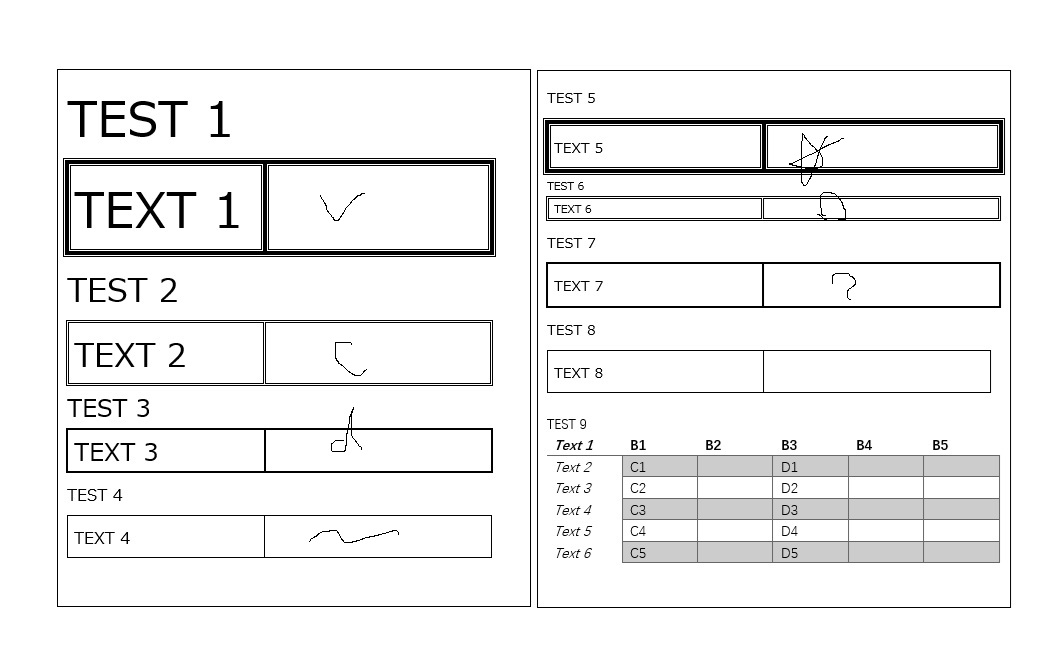
#> input picture ytla_plan/features/llm_solver/modules/azure_document_intelligence/test2_a.jpg, 1047 x 672 px
$ python image_processing_demo.py
#> lines starting #> are read from the running program, lines starting #| are printed output that depends on the picture; after the words box and inside, x2 and y2 are one past the last pixel; in counts of white or black regions, pixels touching at a corner belong together
import cv2
import numpy as np


def read_image(
        path
):
    """
    读取图片文件

    作用:
        通过 OpenCV 的 imread 函数从磁盘加载图片。

    参数:
        path - 图片文件的完整路径或相对路径。

    返回:
        img - OpenCV 图像对象（numpy.ndarray），形状为 (H, W, 3)，
              通道顺序为 BGR。

    说明:
        OpenCV 默认以 BGR 色彩空间读取图片，这与常见的 RGB 顺序不同。
        如果文件不存在、路径错误或文件格式不支持，imread 会返回 None。
        本函数通过检查返回值为 None 来捕获读取失败的情况，并抛出异常，
        避免后续处理在空数据上运行导致难以追踪的错误。
    """
#> called with path = './test2_a.jpg'
    img = cv2.imread(path)
#> img is the input picture: shape (672, 1047, 3); min 0, max 255, mean 239.9

    if img is None:
        raise FileNotFoundError(
            f"无法读取图片: {path}"
        )

    return img


def save_image(
        img,
        path
):
    """
    保存图片文件

    作用:
        通过 OpenCV 的 imwrite 函数将图像数据写入磁盘文件。

    参数:
        img  - 要保存的图像数据（numpy.ndarray）。
        path - 保存路径。文件扩展名决定输出格式，
               如 .jpg、.png、.bmp 等。

    说明:
        imwrite 根据 path 的后缀名自动选择编码器。
        保存 JPG 时可通过 cv2.IMWRITE_JPEG_QUALITY 参数控制质量，
        保存 PNG 时可通过 cv2.IMWRITE_PNG_COMPRESSION 控制压缩级别。
    """
    cv2.imwrite(
        path,
        img
    )


def denoise(
        img,
        method="gaussian",
        strength=20
):
    """
    图片降噪处理

    作用:
        对输入图像进行降噪，去除图像中的随机噪声或高频噪点，
        使图像更平滑、清晰。

    参数:
        img      - 输入图像（numpy.ndarray）。
        method   - 降噪方法，可选:
            "gaussian"   - 高斯降噪：高斯核卷积，适合高斯噪声。
            "nlm"        - 非局部均值降噪：搜索相似块加权平均，
                           保留边缘效果好。
            "median"     - 中值滤波：取邻域中位数，**最适合去除
                           孤立小点（椒盐噪声）**。
            "morph_open" - 形态学开运算：先腐蚀后膨胀，去除白色
                           前景上的孤立小点。
            "morph_close"- 形态学闭运算：先膨胀后腐蚀，填充黑色
                           区域上的小空洞/小点。
            "bilateral"  - 双边滤波：同时考虑空间距离和像素值差异，
                           去噪同时保边。
            "area"       - **连通域面积过滤**：找出所有黑色连通区域，
                           去掉面积小于 strength 的孤立黑点。
                           最适合白底黑字/表格图去小黑点，
                           不会伤害细线条和文字笔画。
            "dct"        - **DCT 频域降噪**：将图像变换到频域
                           （离散余弦变换），去除高频噪声分量
                           再逆变换回空域。对文字图效果干净，
                           需要安装 opencv-contrib-python。
        strength - 对大多数方法为核大小/强度，默认 15。
                   对 "area" 表示**最小保留面积**（像素数），
                   建议从 5 开始试，如 strength=5 去极小黑点。

    返回:
        降噪处理后的图像（numpy.ndarray）。
    """

    if method == "gaussian":
        """
        高斯降噪的核心原理:

        用一个奇数尺寸的高斯核（权重符合二维高斯分布）在图像上滑动，
        对核覆盖区域的像素做加权平均，用平均值替换中心像素。
        由于噪声通常是高频信号（像素值突变），而高斯核相当于一个
        低通滤波器，能有效抑制高频噪声。

        cv2.GaussianBlur 的参数:
        - (ksize, ksize): 高斯核的宽度和高度，必须为正奇数。
        - sigmaX = 0: 让 OpenCV 根据核大小自动计算标准差。
        """

        return cv2.GaussianBlur(
            img,
            (
                strength if strength % 2 == 1 else strength + 1,
                strength if strength % 2 == 1 else strength + 1
            ),
            0
        )

    elif method == "nlm":
        """
        非局部均值降噪的核心原理:

        对于图像中某个像素点 p，不只看它周围的局部邻域，而是在
        整幅图像中搜索所有与 p 邻域相似的块（包括自身）。这些块
        的像素值通过权重（相似度）进行加权平均，从而得到 p 的
        新值。因为噪声是随机的，通过大量相似块的平均可以抵消噪声，
        同时非局部搜索能更好地保留重复纹理和边缘。

        cv2.fastNlMeansDenoisingColored 的参数:
        - None: 输出图像，None 表示由函数自动创建。
        - strength: 亮度分量（h）的降噪强度。
        - strength: 色彩分量（hColor）的降噪强度。
        - 7: templateWindowSize，用于比较的像素块大小。
        - 21: searchWindowSize，搜索窗口大小。
        """

        return cv2.fastNlMeansDenoisingColored(
            img,
            None,
            strength,
            strength,
            7,
            21
        )

    elif method == "median":
        """
        中值滤波的核心原理:

        将核覆盖区域内所有像素的灰度值排序，取中间值代替中心像素。
        对于椒盐噪声（孤立的小白点/小黑点），这些噪点的像素值
        在邻域中属于极端值，排序后必然落在两端，永远不会被选为
        中位数，因此能被完美去除，同时不会像均值滤波那样模糊边缘。

        cv2.medianBlur:
        - ksize: 核大小，必须为奇数。值越大，去噪越强，图像越平滑。
        """

        ksize = strength if strength % 2 == 1 else strength + 1

        return cv2.medianBlur(
            img,
            ksize
        )

    elif method == "morph_open":
        """
        形态学开运算的核心原理:

        先腐蚀（erode）再膨胀（dilate）。
        - 腐蚀：用核扫描图像，核覆盖区域全为 1 时中心才保留 1，
                否则变 0。效果是"收缩"白色区域，消除孤立的白点。
        - 膨胀：腐蚀后，核覆盖区域有至少一个 1 时中心变 1。
                效果是"恢复"白色区域到接近原来的大小。

        综合效果：去除白色前景上的孤立小点，同时保持较大物体
        的形状和大小基本不变。
        """

        kernel = cv2.getStructuringElement(
            cv2.MORPH_RECT,
            (strength, strength)
        )

        return cv2.morphologyEx(
            img,
            cv2.MORPH_OPEN,
            kernel
        )

    elif method == "morph_close":
        """
        形态学闭运算的核心原理:

        先膨胀（dilate）再腐蚀（erode），与开运算顺序相反。
        - 膨胀：白色区域扩张，填补黑色空洞/小点。
        - 腐蚀：膨胀后收缩回接近原来的大小。

        综合效果：填充黑色区域上的小空洞/小点，同时保持较大
        物体的形状基本不变。
        """

        kernel = cv2.getStructuringElement(
            cv2.MORPH_RECT,
            (strength, strength)
        )

        return cv2.morphologyEx(
            img,
            cv2.MORPH_CLOSE,
            kernel
        )

    elif method == "bilateral":
        """
        双边滤波的核心原理:

        在滤波时同时考虑两个权重:
        1. 空间距离权重（高斯分布）：离中心越近的像素权重越大。
        2. 像素值差异权重（高斯分布）：与中心像素值越接近，
           权重越大。

        因此在平滑平坦区域（像素值接近）时效果好，而在边缘处
        （像素值突变），像素值差异权重让边缘像素的贡献很小，
        从而保留边缘清晰度。

        cv2.bilateralFilter 的参数:
        - d:       邻域直径。
        - sigmaColor: 颜色空间的标准差，值越大表示更远的颜色
                      也会互相影响。
        - sigmaSpace: 空间距离的标准差，值越大表示更远的像素
                      也会互相影响。
        """

        return cv2.bilateralFilter(
            img,
            d=strength,
            sigmaColor=max(
                strength * 5,
                50
            ),
            sigmaSpace=max(
                strength * 5,
                50
            )
        )

    elif method == "area":
        """
        连通域面积过滤的核心原理:

        先将灰度图取反（黑变白、白变黑），然后用
        cv2.connectedComponentsWithStats 找出所有白色连通区域，
        计算每个区域的像素面积。只保留大于等于 strength 的
        面积较大的区域（对应文字和表格线），去掉小于 strength
        的孤立小点（对应噪点），最后再取反回来。

        ### Connected Component Area Filtering (method="area")
        What it does:

        It removes isolated black dots (noise) from a white-background image while preserving thin lines and small text characters.

        How it works — step by step:

        1. Invert the grayscale image ( 255 - gray ). Black text/table lines become white, white background becomes black. Noise dots also become white.
        2. Find all connected components using cv2.connectedComponentsWithStats(..., connectivity=8) . Each white blob (a character, a table line segment, or a noise dot) is assigned a unique label. 8-connectivity means pixels are considered connected if they touch at any of their 8 neighbors (including diagonals).
        3. Calculate the area (in pixels) of each component via stats[i, CC_STAT_AREA] .
        4. Filter by area threshold ( strength parameter). Components with area ≥ strength are kept (they are real content — text, table lines). Components with area < strength are discarded (they are noise).
        5. Invert back to restore the original black-on-white appearance.

        cv2.connectedComponentsWithStats 返回:
        - num_labels: 连通区域总数（含背景）。
        - labels: 每个像素所属的连通区域编号。
        - stats: 每个区域的外接矩形和面积信息，
                 stats[i, CC_STAT_AREA] 为区域面积。
        """

        if len(
                img.shape
        ) == 3:
            gray = cv2.cvtColor(
                img,
                cv2.COLOR_BGR2GRAY
            )
        else:
            gray = img

        # 取反：黑变白、白变黑
        inv = 255 - gray

        num_labels, labels, stats, _ = cv2.connectedComponentsWithStats(
            inv,
            connectivity=8
        )

        # 创建纯黑背景，只保留面积 >= strength 的区域
        mask = np.zeros_like(
            inv
        )

        for i in range(
                1,
                num_labels
        ):
            if stats[
                i,
                cv2.CC_STAT_AREA
            ] >= strength:
                mask[
                    labels == i
                    ] = 255

        # 再取反，恢复黑白原色
        return 255 - mask

    elif method == "dct":
        """
        DCT 频域降噪的核心原理:

        1. 将图像从空域（像素值）通过离散余弦变换转换到频域。
        2. 在频域中，图像细节和噪声对应高频分量，图像主体
           对应低频分量。
        3. DCT 降噪通过对高频系数做软阈值处理，抑制噪声分量。
        4. 再通过逆 DCT 变换回空域，得到干净图像。

        相比空域滤波（高斯、中值等），频域方法能更精确地
        区分"噪声"和"边缘"——因为边缘虽然也是高频，但幅度
        远大于噪声，阈值处理后边缘得以保留。

        cv2.xphoto.dctDenoising 的参数:
        - sigma: 噪声标准差估计值。值越大，去噪越强。
                 建议范围 5-30，默认 10。
        - psize: DCT 块大小，必须为偶数。默认 16。
                 块越小，去噪越精细但可能产生块效应；
                 块越大，频域分辨率越高但局部细节可能丢失。
        """

        if len(
            img.shape
        ) == 3:
            gray = cv2.cvtColor(
                img,
                cv2.COLOR_BGR2GRAY
            )
        else:
            gray = img

        # cv2.xphoto.dctDenoising(src, dst, sigma, psize)
        # 预分配输出数组，函数写入 dst 并返回 None
        dst = np.empty_like(
            gray
        )
        cv2.xphoto.dctDenoising(
            gray,
            dst,
            strength,
            16
        )
        return dst

    else:

        raise ValueError(
            f"不支持的降噪方法: {method}，"
            f"请使用 'gaussian'、'nlm'、'median'、"
            f"'morph_open'、'morph_close'、'bilateral'、"
            f"'area' 或 'dct'"
        )


# [203 lines left out: functions rotate, to_gray, resize, not called in this run]


# 可用操作列表（供用户参考）
AVAILABLE_OPS = {
    # 降噪方法
    "gaussian": "高斯降噪",
    "nlm": "非局部均值降噪",
    "median": "中值滤波（去孤立小点）",
    "morph_open": "形态学开运算（去白色小点）",
    "morph_close": "形态学闭运算（去黑色小点）",
    "bilateral": "双边滤波",
    "area": "连通域面积过滤（保线去点）",
    "dct": "DCT 频域降噪",
    # 其他操作
    "rotate": "旋转 45 度",
    "gray": "转为灰度图",
    "resize": "缩放 50%",
}


def demo(
        input_path,
        operations,
        output_dir="."
):
    """
    演示函数（按需选择操作）

    作用:
        读取图片后，仅执行 operations 列表中指定的操作，
        每步结果分别保存到输出目录。

    参数:
        input_path - 输入图片的路径。
        operations - 要执行的操作名称列表，例如:
                     ['median', 'rotate', 'gray']
                     可选值见 AVAILABLE_OPS 的 key。
        output_dir - 输出目录，默认为当前目录。

    示例:
        # 只做中值滤波 + 灰度
        demo("input.jpg", ["median", "gray"])

        # 只做旋转 + 缩放
        demo("input.jpg", ["rotate", "resize"])

        # 做所有降噪方法对比
        demo("input.jpg", [
            "gaussian", "nlm", "median",
            "morph_open", "morph_close", "bilateral"
        ])
    """

    # 读取原始图片
    img = read_image(
        input_path
    )

    for op in operations:

        if op in (
                "gaussian", "nlm", "median",
                "morph_open", "morph_close", "bilateral",
                "area", "dct"
        ):
            # 降噪类操作
            result = denoise(
                img,
                method=op,
                strength=15
            )

            save_image(
                result,
                f"{output_dir}/{op}.jpg"
            )

            print(
                f"  ✓ {op} → {output_dir}/{op}.jpg"
            )

        elif op == "rotate":
            # 旋转 45 度（顺时针）
            result = rotate(
                img,
                -45
            )

            save_image(
                result,
                f"{output_dir}/rotate_45.jpg"
            )

            print(
                f"  ✓ rotate → {output_dir}/rotate_45.jpg"
            )

        elif op == "gray":
            # 转为灰度图
            result = to_gray(
                img
            )

            save_image(
                result,
                f"{output_dir}/gray.jpg"
            )

            print(
                f"  ✓ gray → {output_dir}/gray.jpg"
            )

        elif op == "resize":
            # 缩放为原始尺寸的 50%
            result = resize(
                img,
                scale=0.5
            )

            save_image(
                result,
                f"{output_dir}/resize_half.jpg"
            )

            print(
                f"  ✓ resize → {output_dir}/resize_half.jpg"
            )

        else:

            print(
                f"  ✗ 未知操作: {op}，已跳过"
            )
#> this loop made 1 pass
#> num_labels in denoise on pass 1: 201
#> pass 1, in denoise, `inv = 255 - gray`:
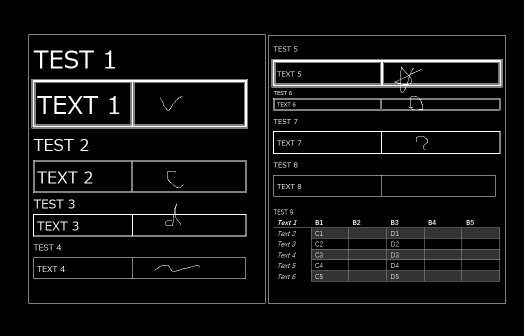
#> inv: shape (672, 1047) (shown at 1/2 size); min 0, max 255, mean 15.1
#> pass 1, in denoise, `num_labels, labels, stats, _ = cv2.connectedComponentsWithStats( inv, ..`:
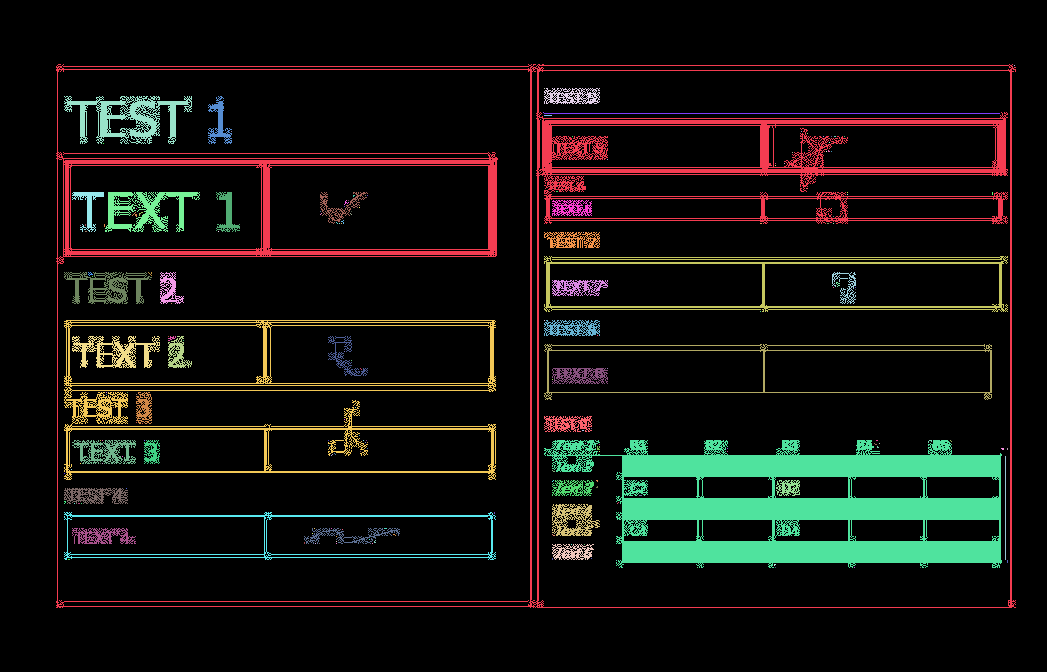
#> labels: shape (672, 1047) int32; 201 distinct labels, from 0 to 200; one colour per label, 0 black
#> pass 1, in demo, `result = denoise( img, method=op, strength=15 )`:
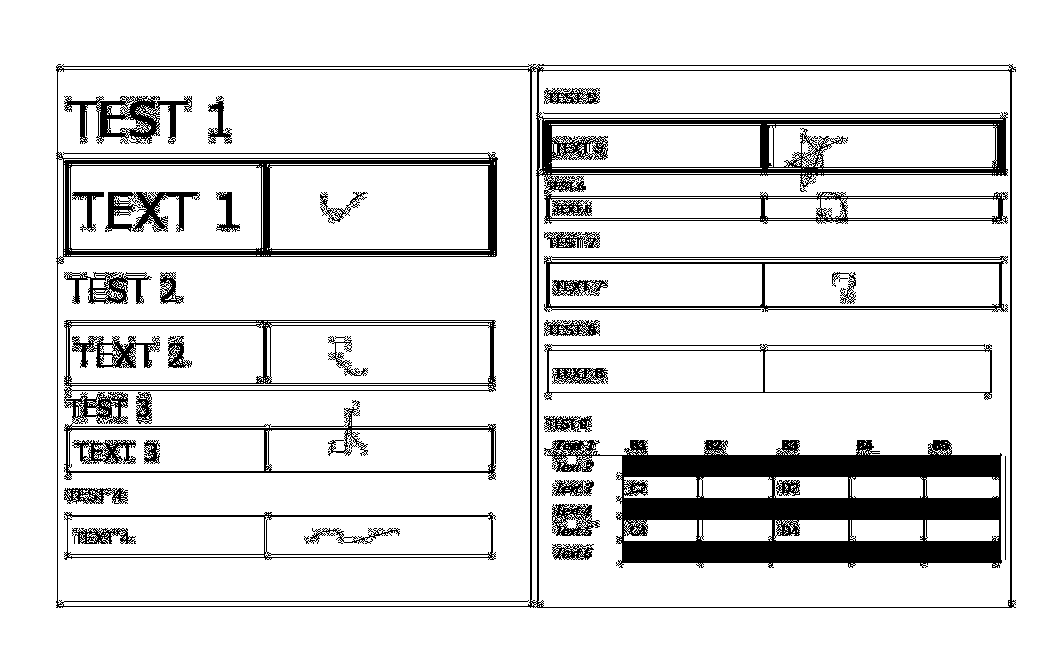
#> result: shape (672, 1047); 87.4% white; 38 black regions (1 under 20 px), largest, box (x1, y1, x2, y2) and area: (544, 440, 1002, 568) 28806, (56, 64, 1016, 608) 26388, (64, 320, 496, 480) 7578

    print(
        "演示完成"
    )


def print_available_ops():
    print(
        "可用操作:"
    )

    for key, desc in AVAILABLE_OPS.items():
        print(
            f"  {key:15s} - {desc}"
        )


if __name__ == "__main__":
    # ============================================
    # 在这里修改 operations 列表来选择要执行的操作
    # ============================================
    ops = [
        "area",
    ]

    print_available_ops()

    print(
        f"\n当前执行: {ops}\n"
    )

    demo(
        input_path="./test2_a.jpg",
        operations=ops,
        output_dir="."
    )

$ run again, with ytla_plan/features/llm_solver/modules/azure_document_intelligence/test.png saved as ytla_plan/features/llm_solver/modules/azure_document_intelligence/test2_a.jpg
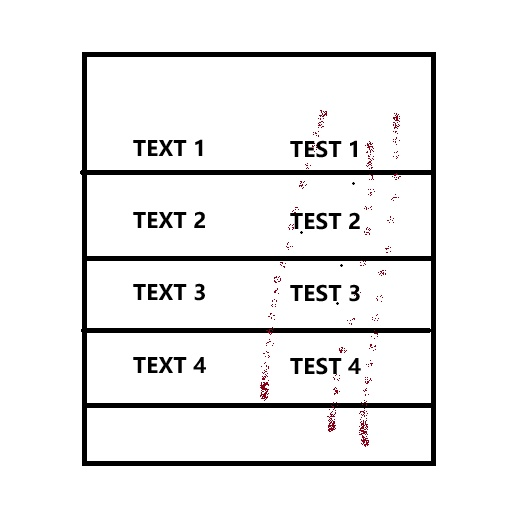
#> input picture ytla_plan/features/llm_solver/modules/azure_document_intelligence/test.png, 512 x 512 px
#> in read_image, img is the input picture: shape (512, 512, 3); mean B, G, R 236.5, 236.4, 236.7
#> the loop in demo, `for op in operations: ` made 1 pass
#> num_labels in denoise on pass 1: 217
#> pass 1, in denoise, `num_labels, labels, stats, _ = cv2.connectedComponentsWithStats( inv, ..`:
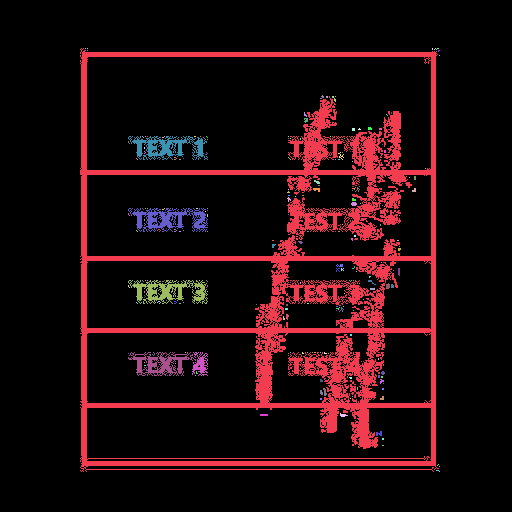
#> labels: shape (512, 512) int32; 217 distinct labels, from 0 to 216; one colour per label, 0 black
#> pass 1, in demo, `result = denoise( img, method=op, strength=15 )`:
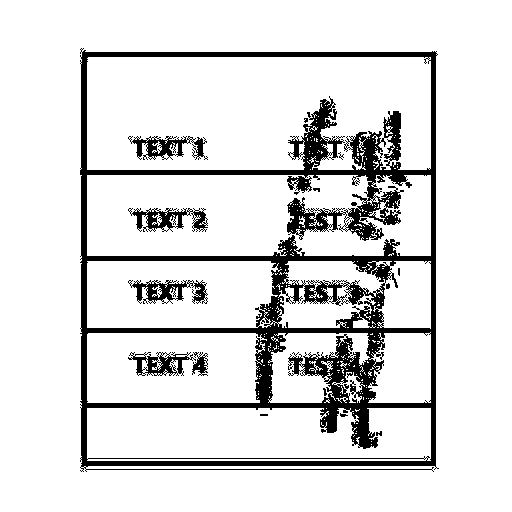
#> result: shape (512, 512); 86.9% white; 16 black regions (6 under 20 px), largest, box (x1, y1, x2, y2) and area: (80, 48, 439, 472) 30537, (128, 208, 208, 232) 932, (128, 280, 208, 304) 926
